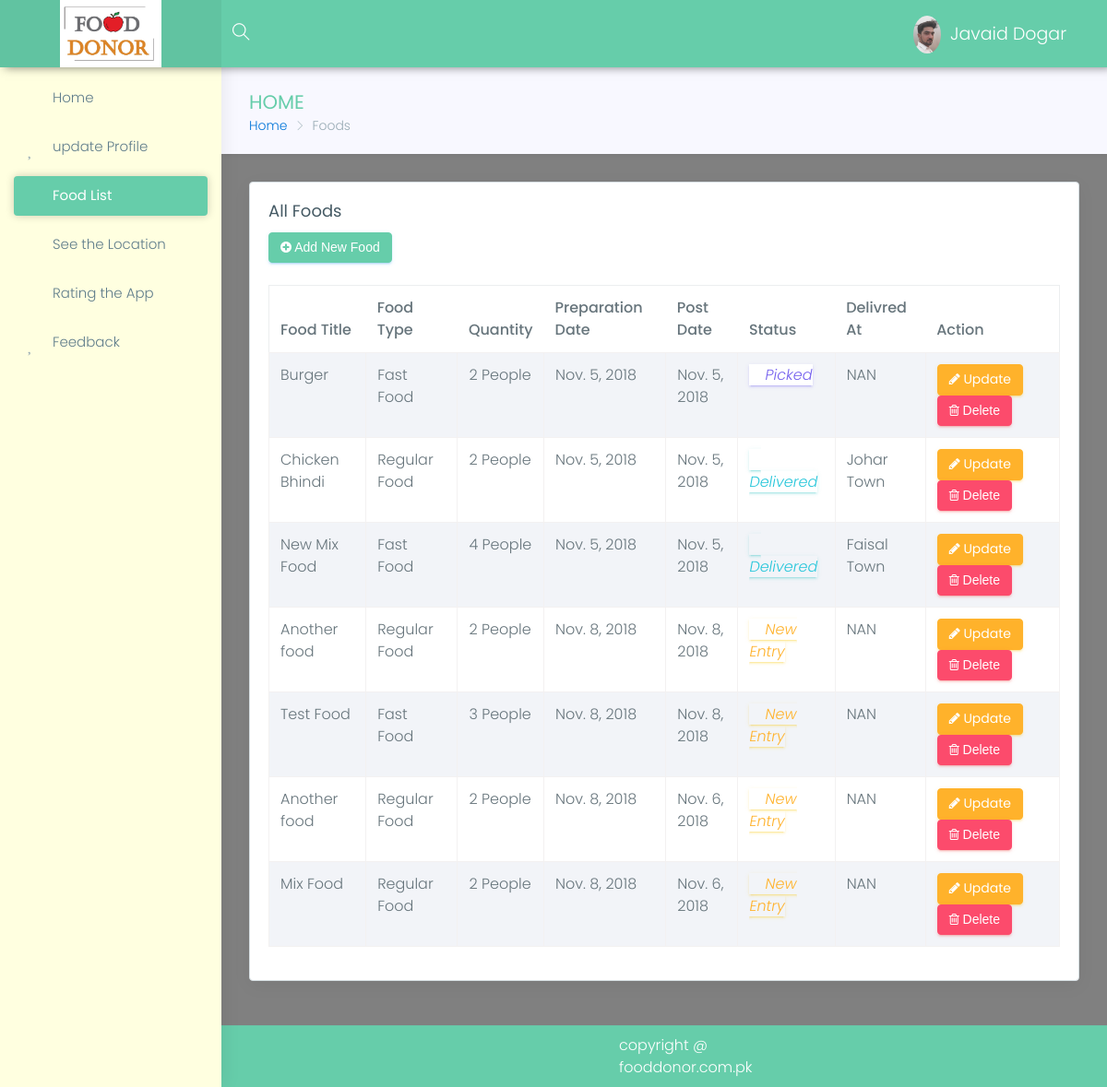
Page /donor/foods (signed in) on the earlier database version.
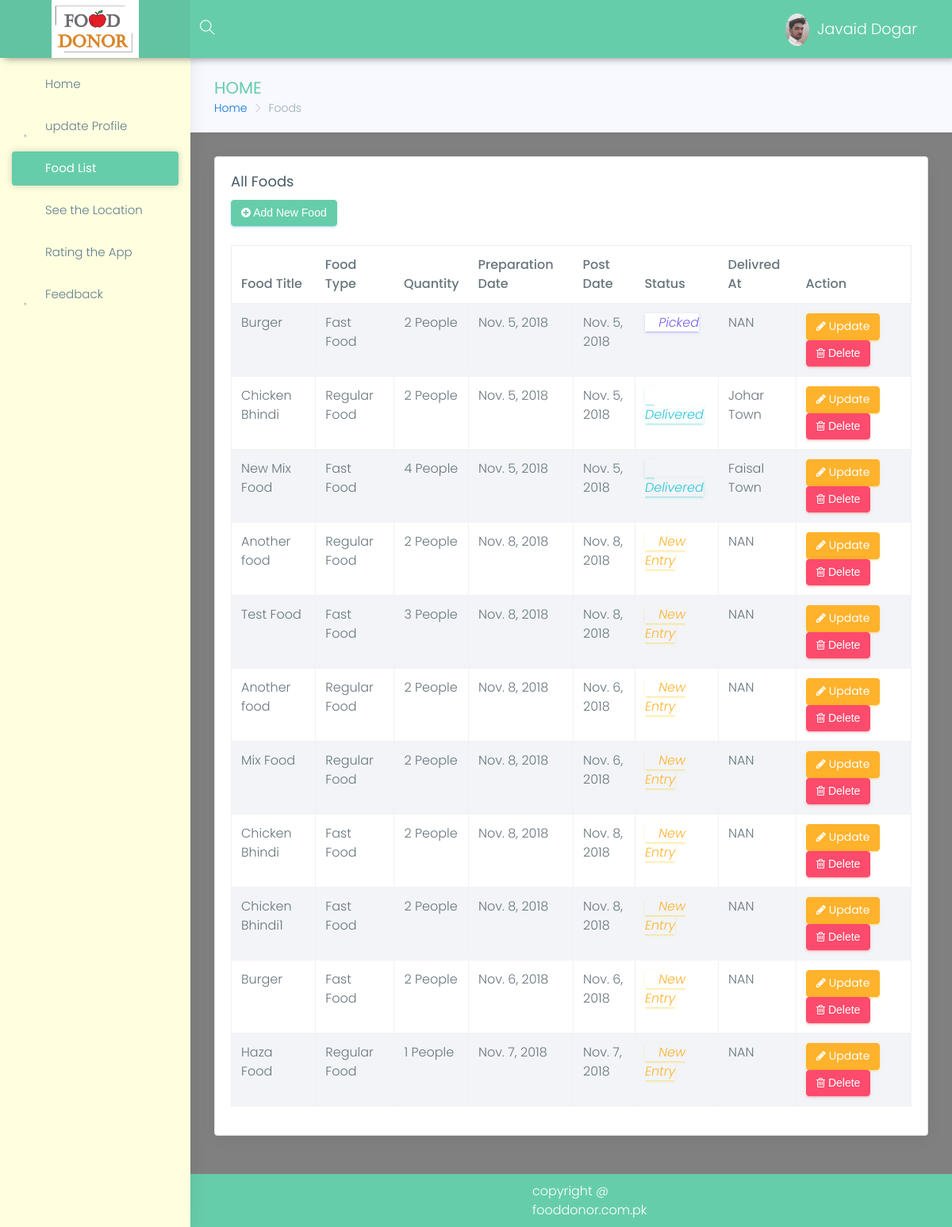
Same page on the later database version.
### donor/models.py (models this page shows, shortened)
class Food(models.Model):
    donor=models.ManyToManyField(Donor)
    food_title=models.CharField(max_length=15,null=False,blank=False,)
    food_type = models.CharField(max_length=15, null=False, blank=False, choices=food_types)
    quantity=models.IntegerField(blank=False)
    delivered_at = models.CharField(max_length=50, default="NAN")
    preparation_date=models.DateField(blank=True,default=now())
    post_date = models.DateField(blank=True, default=now())
    status=models.CharField(choices=choices,max_length=10,default='New Entry')
    location=models.CharField(max_length=200,blank=True,null=True)
    image=models.ImageField(blank=True,null=True)
    volunteer=models.ForeignKey(Volenteer,on_delete=models.SET_NULL,null=True)

### donor/views.py (the view)
@login_required
def foods(request):
    donor = Donor.objects.get(user=request.user)
    food_list = Food.objects.filter(donor=donor)
    if request.method == "POST":
        form = FoodForm(request.POST, request.FILES)
        image = request.FILES.get('image')
        print(image)
        if form.is_valid():
            food=form.save()
            food.donor.add(donor)
            food.save()
    else:
        form = FoodForm(initial={'donor': donor})
    return render(request, 'donor/foods-list.html', {"form": form, 'food_list': food_list})

### templates/donor/foods-list.html (shortened to what this page needs)
{% extends 'panel-base.html' %}
{% block sidebar %}
            {% include 'donor/sidebar.html' %}
        {% endblock %}
{% block bradcrump %}
    <div class="row page-titles">
                    <div class="col-md-5 col-8 align-self-center">
                        <h3 class="text-themecolor">HOME</h3>
                        <ol class="breadcrumb">
                            <li class="breadcrumb-item"><a href="{% url 'donor-index' %}">Home</a></li>
                            <li class="breadcrumb-item active">Foods</li>
                        </ol>
                    </div>
                </div>
{% endblock %}
{% block main %}
                <div class="row">
                    <div class="col-lg-12">
                        <div class="card">
                            <div class="card-block">
                                <h4 class="card-title">All Foods</h4>
                                <button data-toggle="modal" data-target="#exampleModal" class="btn btn-info"><i class="fa fa-plus-circle"></i> Add New Food</button><br><br/>
                                <div class="table-responsive">
                                    <table id="myTable" class="table table-hover table-striped table-bordered">
                                        <thead>
                                            <tr>
                                                <th>Food Title</th>
                                                <th>Food Type</th>
                                                <th>Quantity</th>
                                                <th>Preparation Date</th>
                                                <th>Post Date</th>
                                                <th>Status</th>
                                                <th>Delivred At</th>
                                                <th>Action</th>
                                            </tr>
                                        </thead>
                                        <tbody>
                                        {% for food in food_list %}
                                            <tr>
                                                <td>{{ food.food_title }}</td>
                                                <td>{{ food.food_type }}</td>
                                                <td>{{ food.quantity }} People</td>
                                                <td>{{ food.preparation_date }}</td>
                                                <td>{{ food.post_date }}</td>
                                                <td>
                                                    {% if food.status == "Picked" %}
                                                    <i class="btn-outline-primary mdi mdi-check"> {{ food.status }}</i>
                                                    {% endif %}
                                                    {% if food.status == "New Entry" %}
                                                    <i class="btn-outline-warning mdi mdi-timer"> {{ food.status }}</i>
                                                    {% endif %}{% if food.status == "Delivered" %}
                                                    <i class="btn-outline-success mdi mdi-check-all"> {{ food.status }}</i>
                                                    {% endif %}
                                                </td>
                                                <td>{{ food.delivered_at }}</td>
                                                <td>
                                                    <a href="{% url 'update-food'  food.pk  %}"   class="btn btn-warning"><i class="fa fa-pencil"></i> Update</a>
                                                    <button  data-toggle="modal" data-target="#deleteModal" onclick="deleteFood({{ food.id }})" class="btn btn-danger"><i class="fa fa-trash-o"></i> Delete</button>
                                                </td>
                                            </tr>
                                        {% endfor %}
                                        </tbody>
                                    </table>
                                </div>
                            </div>
                        </div>
                    </div>
                </div>
{% endblock %}

### templates/panel-base.html (shortened to what this page needs)
{% load static %}
<!DOCTYPE html>
<html lang="en">
<head>
    <link href="{% static 'Panel/assets/plugins/bootstrap/css/bootstrap.min.css' %}" rel="stylesheet">
    <link href="{% static 'Panel/assets/plugins/chartist-js/dist/chartist.min.css' %}" rel="stylesheet">
    <link href="{% static 'Panel/assets/plugins/chartist-js/dist/chartist-init.css' %}" rel="stylesheet">
    <link href="{% static 'Panel/assets/plugins/chartist-plugin-tooltip-master/dist/chartist-plugin-tooltip.css' %}" rel="stylesheet">
    <link href="{% static 'Panel/assets/plugins/c3-master/c3.min.css' %}" rel="stylesheet">
    <link href="{% static 'Panel/lite/css/style.css' %}" rel="stylesheet">
    <link href="{% static 'Panel/lite/css/colors/blue.css' %}" id="theme" rel="stylesheet">
    <link rel="stylesheet" type="text/css" href="https://cdn.datatables.net/v/bs4/jq-3.3.1/dt-1.10.18/datatables.min.css"/>
</head>
<body class="fix-header fix-sidebar card-no-border">
    <div id="main-wrapper">
        <header class="topbar">
            <nav class="navbar top-navbar navbar-toggleable-sm navbar-light">
                <div class="navbar-header">
                    <a class="navbar-brand" href="{% url 'donor-index' %}">
                        <b>
                            <img src="{% static "images/Capture.PNG" %}" style="width: 110px" alt="homepage" class="light-logo" />
                        </b>
                    </a>
                </div>
                <div class="navbar-collapse">
                    <ul class="navbar-nav mr-auto mt-md-0">
                        <li class="nav-item hidden-sm-down search-box"> <a class="nav-link hidden-sm-down text-muted waves-effect waves-dark" href="javascript:void(0)"><i class="ti-search"></i></a>
                        </li>
                    </ul>
                    <ul class="navbar-nav my-lg-0">
                        <li class="nav-item dropdown">
                            <a href="" class="link" data-toggle="tooltip" title="Email"><i class="mdi mdi-gmail" style="
                                     margin-right: 46px;"></i></a>
                            <a class="nav-link dropdown-toggle text-muted waves-effect waves-dark" href="" data-toggle="dropdown" aria-haspopup="true" aria-expanded="false"><img src="{% static 'Panel/assets/images/users/Capture.PNG' %}" alt="user" class="profile-pic m-r-10" />Javaid Dogar</a>
                        <a href="/home/logout" class="link" data-toggle="tooltip" title="Logout"><i class="mdi mdi-power"></i></a>
                        </li>
                    </ul>
                </div>
            </nav>
        </header>
        {% block sidebar %}
        {% endblock %}
        <div class="page-wrapper">
            <div class="container-fluid" style="padding-top: 0px;">
                {% block bradcrump %}{% endblock %}
                {% block main %}{% endblock %}
            </div>
            <footer class="footer"> copyright @ fooddonor.com.pk </footer>
        </div>
    </div>
</body>
</html>

### templates/donor/sidebar.html
{% load static %}
{% block sidebar %}
        <aside class="left-sidebar">
            <div class="scroll-sidebar">
                <nav class="sidebar-nav">
                    <ul id="sidebarnav">
                        <li> <a class="waves-effect waves-dark" href="{% url 'donor-index' %}" aria-expanded="false"><i class="mdi mdi-gauge"></i><span class="hide-menu">Home</span></a>
                        </li>
                        <li> <a class="waves-effect waves-dark" href="{% url 'donor-profile' %}" aria-expanded="false"><i class="mdi mdi-account"></i><span class="hide-menu">update Profile</span></a>
                        </li>
                        <li> <a class="waves-effect waves-dark" href="{% url 'donor-foods' %}" aria-expanded="false"><i class="mdi mdi-table"></i><span class="hide-menu">Food List</span></a>
                        </li>
                        <li> <a class="waves-effect waves-dark" href="{% url 'donor-map' %}" aria-expanded="false"><i class="mdi mdi-earth"></i><span class="hide-menu">See the Location</span></a>
                        </li>
                        <li> <a class="waves-effect waves-dark" href="{% url 'donor-rating' %}" aria-expanded="false"><i class="mdi mdi-star"></i><span class="hide-menu">Rating the App</span></a>
                        </li>
                        <li> <a class="waves-effect waves-dark" href="{% url 'donor-feedback' %}" aria-expanded="false"><i class="mdi mdi-account"></i><span class="hide-menu">Feedback</span></a>
                        </li>
                    </ul>
                </nav>
            </div>
        </aside>
{% endblock %}

### home/static/Panel/lite/css/colors/blue.css (style rules this page uses)
.topbar { background: #66CDAA; }
.topbar .navbar-header { background: rgba(0, 0, 0, 0.05); }
.topbar .top-navbar .navbar-header .navbar-brand .light-logo { display: inline-block; color: rgba(255, 255, 255, 0.8); }
.topbar .navbar-light .navbar-nav .nav-item > a.nav-link { color: #ffffff !important; }
.text-themecolor { color: #66CDAA !important; }
.sidebar-nav { background: #FFFFE0; }
.sidebar-nav ul li a { color: #607d8b; }
.sidebar-nav ul li a.active, .sidebar-nav ul li a:hover { color: #26c6da; }
.sidebar-nav ul li a.active { color: #263238; }
.sidebar-nav > ul > li.active > a, .sidebar-nav > ul > li.active:hover > a { color: #ffffff; background: #26c6da; }
.sidebar-nav > ul > li.active > a i, .sidebar-nav > ul > li.active:hover > a i { color: #ffffff; }
.sidebar-nav > ul > li.active > a:after, .sidebar-nav > ul > li.active:hover > a:after { border-color: #ffffff; }
.sidebar-nav > ul > li > a.active i, .sidebar-nav > ul > li > a:hover i { color: #26c6da; }
.sidebar-nav > ul > li > a i { color: #99abb4; }
.sidebar-nav > ul > li > a.active { font-weight: 400; background: #ffffff; color: #1e88e5; }
.card-no-border .sidebar-nav > ul > li > a.active { color: #ffffff; background: #66CDAA; }
.card-no-border .sidebar-nav > ul > li > a.active i { color: #ffffff; }
.card-no-border .sidebar-nav > ul > li > a.active:after { border-color: #ffffff; }

### templates/panel-base.html (style rules this page uses)
.footer { padding: 9px 431px !important; }

Differences in the rows shown:
added Food: food_title "Chicken Bhindi", food_type "Fast Food", quantity "2", preparation_date "Nov. 8, 2018", post_date "Nov. 8, 2018", status "New Entry", delivered_at "NAN"
added Food: food_title "Chicken Bhindi1", food_type "Fast Food", quantity "2", preparation_date "Nov. 8, 2018", post_date "Nov. 8, 2018", status "New Entry", delivered_at "NAN"
added Food: food_title "Burger", food_type "Fast Food", quantity "2", preparation_date "Nov. 6, 2018", post_date "Nov. 6, 2018", status "New Entry", delivered_at "NAN"
added Food: food_title "Haza Food", food_type "Regular Food", quantity "1", preparation_date "Nov. 7, 2018", post_date "Nov. 7, 2018", status "New Entry", delivered_at "NAN"
